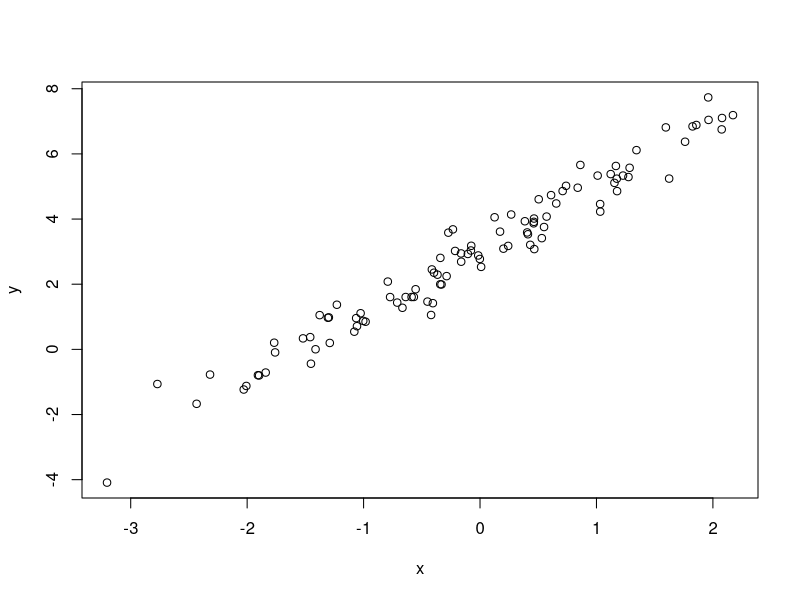
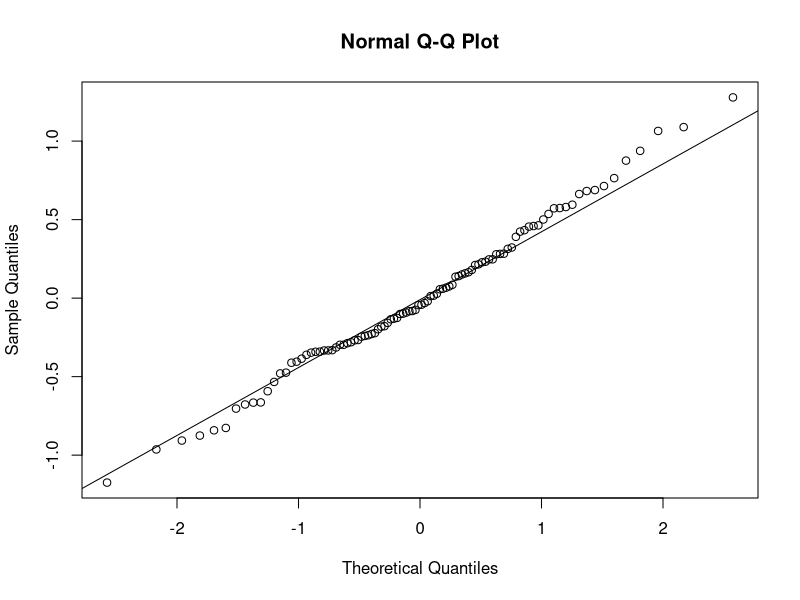
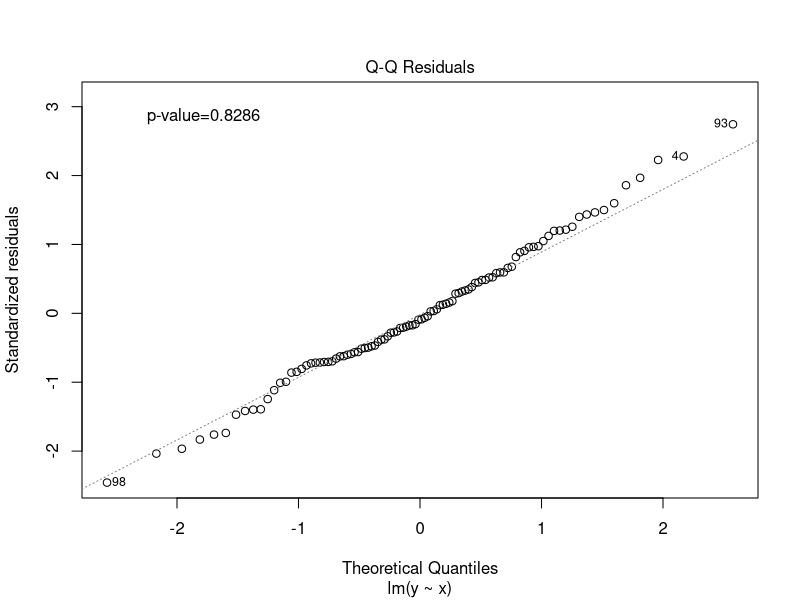

These figures' R source, in order:
x <- rnorm(100)
y <- 3 + (2 * x) + rnorm(100, mean = 0, sd = 0.5)
plot(x, y)
mod <- lm(y ~ x)
mod
summary(mod)

mod.resi <- resid(mod)
qqnorm(mod.resi)
qqline(mod.resi)

# or
shapiro.test(mod$res)
plot(mod, 2)
text(par("usr")[1]+1, par("usr")[4]-.5, labels=paste("p-value",
	round(shapiro.test(mod$res)$p.value, 4), sep="="))

# Use plot(mod) to cycle through the diagnostic plots for lm class objects

# shapiro.test() tests for normality (use this on raw data and/or residuals)
